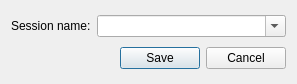
<?xml version="1.0" encoding="UTF-8"?>
<ui version="4.0">
 <class>SessionSaveDialog</class>
 <widget class="QDialog" name="SessionSaveDialog">
  <property name="geometry">
   <rect>
    <x>0</x>
    <y>0</y>
    <width>297</width>
    <height>84</height>
   </rect>
  </property>
  <property name="windowTitle">
   <string>Save session</string>
  </property>
  <layout class="QVBoxLayout" name="verticalLayout">
   <item>
    <layout class="QHBoxLayout" name="horizontalLayout" stretch="0,1">
     <item>
      <widget class="QLabel" name="label">
       <property name="sizePolicy">
        <sizepolicy hsizetype="Fixed" vsizetype="Preferred">
         <horstretch>0</horstretch>
         <verstretch>0</verstretch>
        </sizepolicy>
       </property>
       <property name="text">
        <string>Session name:</string>
       </property>
      </widget>
     </item>
     <item>
      <widget class="QComboBox" name="nameBox">
       <property name="editable">
        <bool>true</bool>
       </property>
      </widget>
     </item>
    </layout>
   </item>
   <item>
    <widget class="QDialogButtonBox" name="buttonBox">
     <property name="orientation">
      <enum>Qt::Horizontal</enum>
     </property>
     <property name="standardButtons">
      <set>QDialogButtonBox::Cancel|QDialogButtonBox::Save</set>
     </property>
    </widget>
   </item>
  </layout>
 </widget>
 <resources/>
 <connections>
  <connection>
   <sender>buttonBox</sender>
   <signal>accepted()</signal>
   <receiver>SessionSaveDialog</receiver>
   <slot>accept()</slot>
   <hints>
    <hint type="sourcelabel">
     <x>248</x>
     <y>254</y>
    </hint>
    <hint type="destinationlabel">
     <x>157</x>
     <y>274</y>
    </hint>
   </hints>
  </connection>
  <connection>
   <sender>buttonBox</sender>
   <signal>rejected()</signal>
   <receiver>SessionSaveDialog</receiver>
   <slot>reject()</slot>
   <hints>
    <hint type="sourcelabel">
     <x>316</x>
     <y>260</y>
    </hint>
    <hint type="destinationlabel">
     <x>286</x>
     <y>274</y>
    </hint>
   </hints>
  </connection>
 </connections>
</ui>
